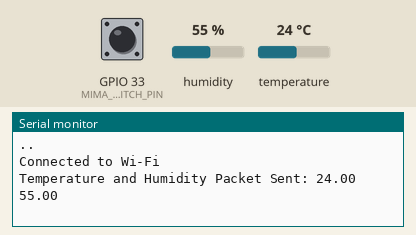
Recording of a sketch running on a simulated ESP32. On the bench: the last lines printed to the serial monitor. Inputs (shaded band) come from the test bench; at power-on: GPIO 33 (MIMA_SWITCH_PIN) HIGH, humidity 55 %, temperature 24 °C. WiFi joins after 1.5 s; servers stay silent unless stated.

Above: at 3.2 s.
3.3 s: GPIO 33 (MIMA_SWITCH_PIN) pulled LOW for 2.35 s
At 4.9 s:
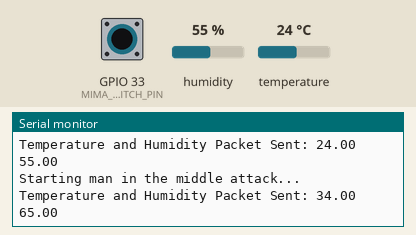
7.1 s: humidity set to 22 %
At 8.9 s:
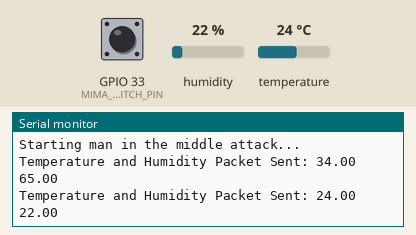
9.8 s: temperature set to 12 °C
At 11.3 s:
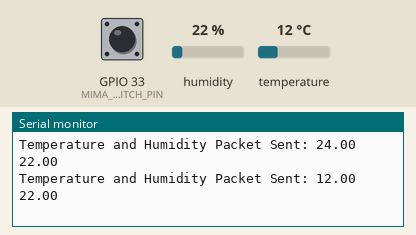
12.5 s: GPIO 33 (MIMA_SWITCH_PIN) pulled LOW for 2.35 s
At 14.1 s:
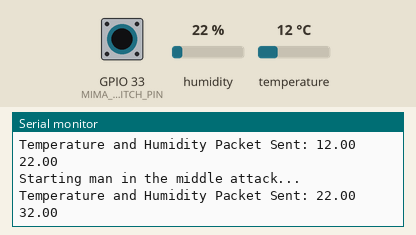
16.3 s: humidity set to 40 %
At 18.1 s:
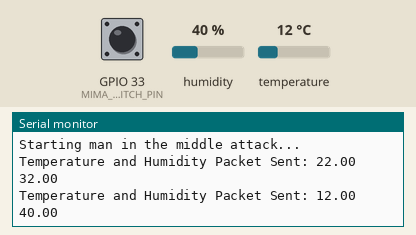
Timing chart, 0 to 19.6 s (numbered marks = the images above; inputs shaded):
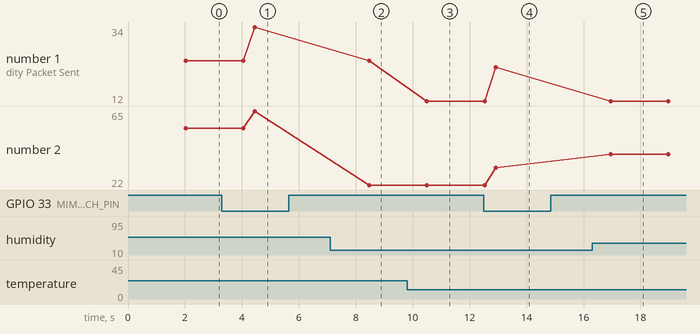

The sketch:

Sender5WifiUDPProtocol.ino
```cpp
/*
 * ======================================================================
 * DHT Sensor Node — Man-in-the-Middle (MIMA) Attack Testbed Firmware
 * ============================================================
 *
 * PURPOSE:
 *   This firmware implements an ESP3/ESP32-based DHT11 sensor node used
 *   as a research testbed for studying MIMA attack
 *   via data manipulation in IoT environmental sensing networks.
 *   It is based on / accompanies the published research papers' DOIs
 *   (10.1109/ACCESS.2025.3626798 and 10.1109/HONET67928.2025.11318504).
 *
 *   In NORMAL operation, the node reads temperature and humidity and
 *   reports them over UDP to a legitimate server (SERVER_IP). When the
 *   attack is triggered at the (MIMA_SWITCH_PIN), the node enters an
 *   active MIMA state, where it intercepts the sensor readings and
 *   deliberately manipulates (offsets) the values by +10 before
 *   transmission to deceive the monitoring server.
 *
 *   IMPORTANT: This is intentionally vulnerable / malicious-behavior
 *   firmware built for controlled security research and
 *   demonstration purposes ONLY.
 *
 * THREAT MODEL:
 *   - Legitimate channel: ESP32 -> SERVER_IP (accurate sensor telemetry)
 *   - Adversary channel:  ESP32 -> SERVER_IP (manipulated/false telemetry)
 *   - Trigger:            MIMA_SWITCH_PIN pulled LOW (manually/autonomously)
 *
 * ============================================================
 */

#include <WiFi.h>
#include <WiFiUdp.h>
#include "DHT.h"

// --------------------------------------------------------------------
// Pin configuration
// --------------------------------------------------------------------
#define DHTPIN 32           // Data pin for DHT11 sensor
#define DHTTYPE DHT11       // Sensor type definition
#define MIMA_SWITCH_PIN 33   // Manual/Autonomous trigger pin for MIMA attack

// ------------------------------------------------------------------
// Network configuration
// ------------------------------------------------------------------
#define SERVER_PORT 12345           // UDP port used for traffic
#define SERVER_IP "x.x.x.x"         // Legitimate server: trusted destination IP address

const char *ssid = "xxx";               // Wi-Fi SSID — replace with your testbed network
const char *password = "xxx";          // Wi-Fi password — replace with your testbed network credentials

// ------------------------------------------------------------------
// Sensor Configuration & Global Objects
// ------------------------------------------------------------------
DHT dht(DHTPIN, DHTTYPE);
WiFiUDP udp;

// ------------------------------------------------------------------
// Function: startMIMAttack
// Simulates a Man-in-the-Middle attack by looping as long as the
// trigger pin is LOW. It intercepts real sensor data and applies
// a mathematical offset to manipulate the reported values.
// ------------------------------------------------------------------
void startMIMAttack() {
  // The attack continues as long as the switch is held in the LOW state
  while (digitalRead(MIMA_SWITCH_PIN) == LOW) {
    Serial.println("Starting man in the middle attack...");

    // Uncomment this to amplify the power-consumption signature for attack detection if needed instead of using only the external operational amplifier (OP-AMP) circuit.
    //setCpuFrequencyMhz(XX);

    float temperature = dht.readTemperature();
    float humidity = dht.readHumidity();

    if (isnan(temperature) || isnan(humidity)) {
      Serial.println("Failed to read from DHT sensor!");
      return;
    }

    // DATA MANIPULATION: Adding an offset of 10 to the real values
    String data1 = String(temperature + 10.0);
    String data2 = String(humidity + 10.0);

    // Sending the manipulated data to the legitimate server
    Serial.println("Temperature and Humidity Packet Sent: " + data1 + " " + data2);
    udp.beginPacket(SERVER_IP, SERVER_PORT);
    udp.print("Temperature: " + data1 + "\nHumidity: " + data2);
    udp.endPacket();

    delay(2000); // Interval between attack packets
  }
}

void setup() {
  Serial.begin(115200);

  // Sensor and trigger pin setup
  pinMode(DHTPIN, INPUT);
  pinMode(MIMA_SWITCH_PIN, INPUT_PULLUP); // Active-LOW attack trigger

  // Connect to Wi-Fi
  WiFi.begin(ssid, password);
  while (WiFi.status() != WL_CONNECTED) {
    delay(1000);
    Serial.print(".");
  }
  Serial.println("\nConnected to Wi-Fi");

  dht.begin();

  // Initialize UDP socket
  udp.begin(0);
}

void loop() {
  // Baseline frequency for normal operation
  setCpuFrequencyMhz(80);

  // --- Legitimate channel: normal sensor reporting ---
  float temperature = dht.readTemperature();
  float humidity = dht.readHumidity();

  if (isnan(temperature) || isnan(humidity)) {
    Serial.println("[Error] Failed to read from DHT sensor!");
    return;
  }

  String data1 = String(temperature);
  String data2 = String(humidity);

  Serial.println("Temperature and Humidity Packet Sent: " + data1 + " " + data2);
  udp.beginPacket(SERVER_IP, SERVER_PORT);
  udp.print("Temperature: " + data1 + "\nHumidity: " + data2);
  udp.endPacket();

  // --- Attack trigger check ---
  // If the MIMA_SWITCH_PIN is pulled LOW, initiate the MIMA attack sequence
  if (digitalRead(MIMA_SWITCH_PIN) == LOW) {
    delay(400); // Avoid switch bounce
    startMIMAttack();
  }

  delay(2000);
}
```

Measured:
- after the input at 3.3 s, the serial monitor: prints a new line after 1.2 s (image 1)
- after the input at 7.1 s, the serial monitor: prints a new line after 1.4 s (image 2)
- after the input at 9.8 s, the serial monitor: prints a new line after 0.70 s (image 3)
- after the input at 12.5 s, the serial monitor: prints a new line after 0.43 s (image 4)
- after the input at 16.3 s, the serial monitor: prints a new line after 0.65 s (image 5)
- plotted number 1: 24 → 34 after the input at 3.3 s, 24 → 12 after the input at 9.8 s
- plotted number 2: 55 → 65 after the input at 3.3 s, 65 → 22 after the input at 7.1 s, 22 → 32 after the input at 12.5 s, 32 → 40 after the input at 16.3 s
